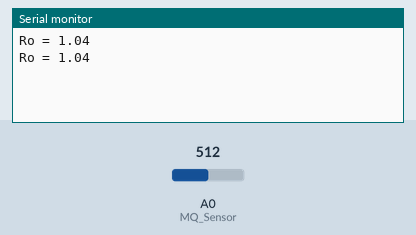
The sketch below on a simulated Arduino Uno, built with avr-gcc and run on an emulated ATmega328P. On the bench: the last lines printed to the serial monitor. The inputs (shaded band) are chosen by the test bench; at power-on: A0 (MQ_Sensor) = 512.

Above: at 1.8 s.
1.9 s: A0 (MQ_Sensor) set to 0
At 2.8 s:
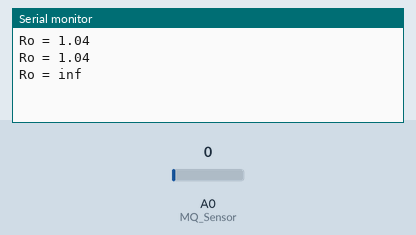
4.5 s: A0 (MQ_Sensor) set to 122
At 5.8 s:
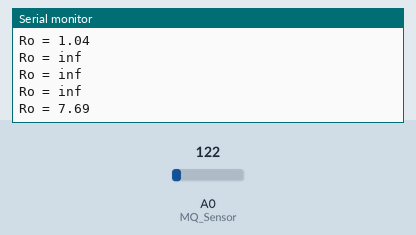

Measured:
- after the input at 1.9 s, the serial monitor: prints a new line after 0.10 s (image 1)
- after the input at 4.5 s, the serial monitor: prints a new line after 0.50 s (image 2)

The sketch:

ujicobamq2.ino
```cpp
#define RL 10
float MQ_Sensor = A0;
float VRL = 0;
float Rs = 0;
float analog = 0;
float Ro = 0;

void setup() {
  // put your setup code here, to run once:
  pinMode(MQ_Sensor, INPUT);
  Serial.begin(9600);
}

void loop() {
  // put your main code here, to run repeatedly:
  analog = analogRead(MQ_Sensor);
  VRL = analog*(3.3/1023.0);
  Rs = (3.3/VRL -1) * RL;
  Ro = Rs/9.6;
  Serial.print("Ro = ");
  Serial.println(Ro);
  delay(1000);
}
```
